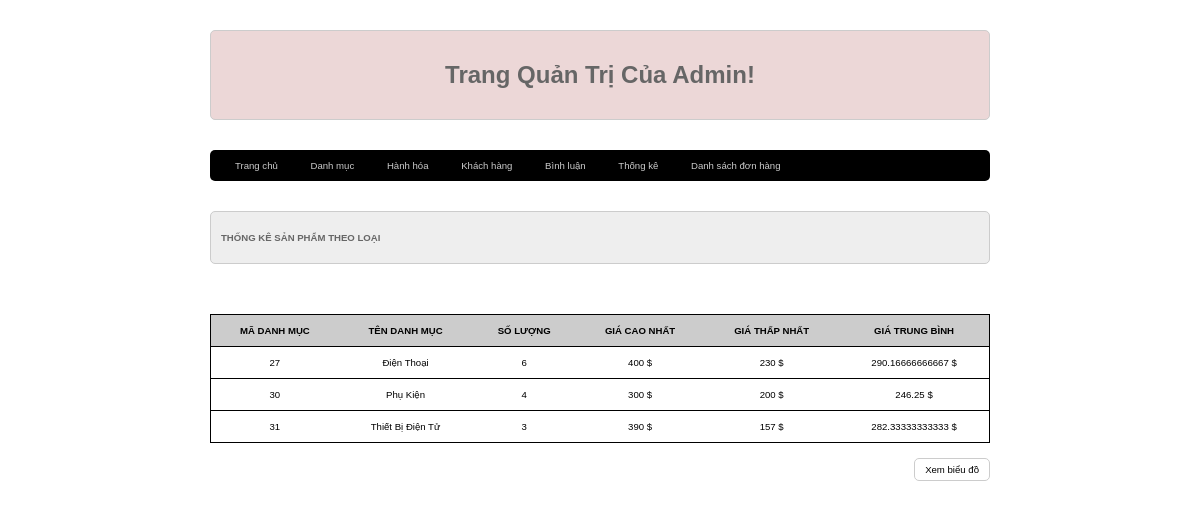
The page /admin/index.php?act=thongke on the database its author committed.
### tables this page shows
CREATE TABLE `danhmuc` (
  `id` int(10) NOT NULL,
  `name` varchar(255) NOT NULL
);

### model/pdo.php (called while the page is built, shortened)
<?php
function pdo_get_connection(){
    $dburl = "mysql:host=localhost;dbname=duanmau_tktw_fpoly_2023;charset=utf8";
    $username = 'root';
    $password = '';
    $conn = new PDO($dburl, $username, $password);
    $conn->setAttribute(PDO::ATTR_ERRMODE, PDO::ERRMODE_EXCEPTION);
    return $conn;
}
function pdo_query($sql){
    $sql_args = array_slice(func_get_args(), 1);
    try{
        $conn = pdo_get_connection();
        $stmt = $conn->prepare($sql);
        $stmt->execute($sql_args);
        $rows = $stmt->fetchAll();
        return $rows;
    }
    catch(PDOException $e){
        throw $e;
    }
    finally{
        unset($conn);
    }
}

### model/cart.php (called while the page is built, shortened)
<?php
    function loadall_thongke(){
        $sql = "select danhmuc.id as madm, danhmuc.name as tendm, count(sanpham.id) as countsp, min(sanpham.price) as minprice, max(sanpham.price) as maxprice, avg(sanpham.price) as avgprice";
        $sql.=" from sanpham left join danhmuc on danhmuc.id = sanpham.iddm";
        $sql.=" group by danhmuc.id order by danhmuc.id";
        $listtk=pdo_query($sql);
        return $listtk;
    }
?>

### admin/thongke/list.php (the view)
<div class="row">
                <div class="row frmtitle mb">
                    <h1>THỐNG KÊ SẢN PHẨM THEO LOẠI</h1>
                </div>
                <div class="row frmcontent">
                    <div class="row mb10 frmdsloai">
                        <table>
                            <tr>
                                <th>MÃ DANH MỤC</th>
                                <th>TÊN DANH MỤC</th>
                                <th>SỐ LƯỢNG</th>
                                <th>GIÁ CAO NHẤT</th>
                                <th>GIÁ THẤP NHẤT</th>
                                <th>GIÁ TRUNG BÌNH</th>
                            </tr>
                            <?php
                                foreach ($listthongke as $thongke){
                                    extract($thongke);
                                    echo '
                                        <tr>
                                            <td>'.$madm.'</td>
                                            <td>'.$tendm.'</td>
                                            <td>'.$countsp.'</td>
                                            <td>'.$maxprice.' $</td>
                                            <td>'.$minprice.' $</td>
                                            <td>'.$avgprice.' $</td>
                                        </tr>
                                    ';
                                }
                            ?>
                        </table>
                    </div>
                    <div class="row mb10" style="text-align: right;">
                        <a href="index.php?act=bieudo"><input class="mt5" type="button" value="Xem biểu đồ"></a>
                    </div>
                </div>
</div>

### css/style.css (style rules this page uses)
* { box-sizing: border-box; margin: 0; padding: 0 ; font-family: sans-serif; font-size: 0.8vw; }
.row { float: left; width: 100%; }
.mt5 { margin-top: 5px; }
.mb { margin-bottom: 30px; }
.mb10 { margin-bottom: 10px; }
.formtaikhoan input[type="submit"], .frmcontent input[type="submit"], .frmcontent input[type="reset"], .frmcontent input[type="button"] { border-radius: 5px; padding: 5px 10px; background-color: white; border: 1px solid #CCC; }
.frmtitle { background-color: #EEE; border: 1px solid #CCC; color: #666; border-radius: 5px; padding: 20px 10px; }
.frmcontent { padding: 20px 0px; }
table { width: 100%; border-collapse: collapse; text-align: center; border: 1px solid black; }
td { border-top: 1px solid black; padding: 10px; }
th { padding: 10px; background-color: #CCC; }

### rows shown on the page
danhmuc: id "27", name "Điện Thoại", countsp "6", maxprice "400", minprice "230", avgprice "290.16666666667"
danhmuc: id "30", name "Phụ Kiện", countsp "4", maxprice "300", minprice "200", avgprice "246.25"
danhmuc: id "31", name "Thiết Bị Điện Tử", countsp "3", maxprice "390", minprice "157", avgprice "282.33333333333"
